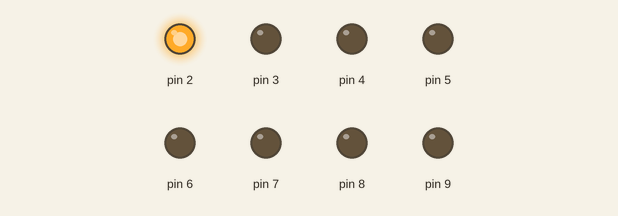
A sketch run on a simulated Arduino Uno, built with avr-gcc and run on an emulated ATmega328P. On the bench: output pins drawn as LEDs (lit = HIGH).

Above: at 0.15 s.
At 0.45 s:
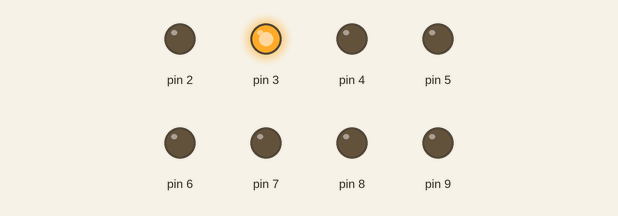
At 1.05 s:
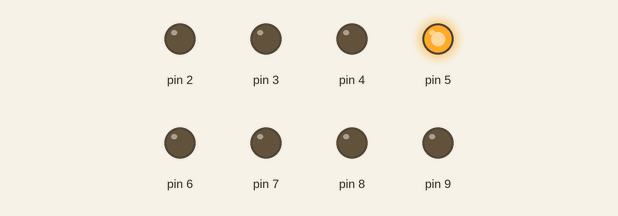
At 1.65 s:
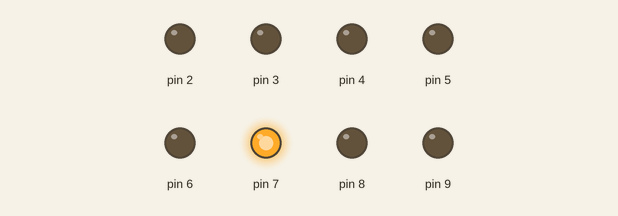
At 3.15 s:
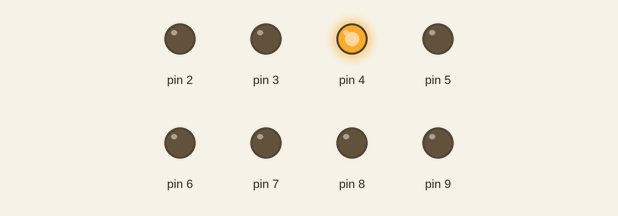
At 4.5 s:
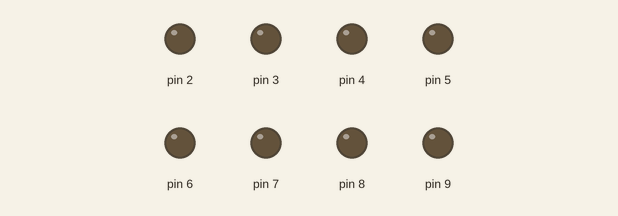
Timing chart, 0 to 5.5 s (numbered marks = the images above):
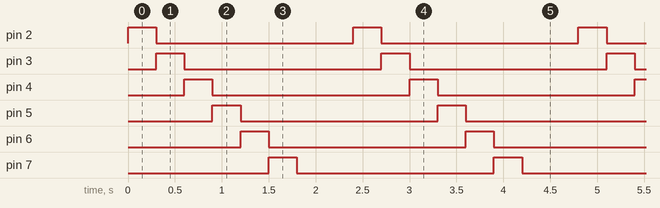

The sketch:

Ex_1.ino
```cpp
int B;
void setup() {
  DDRD = 0b11111100;
  DDRB = 0b00000011;
}

void loop() {
  int d = 0b00000100;
  for(int i=0;i<6;i++){
    PORTD = d<<i;
    delay(300);
  }
  PORTD = 0b00000000;
  int b = 0b00000001;
  for(int i=0;i<2;i++){
    PORTB = B<<i;
    delay(300);
  }
  PORTB = 0b00000000;
}
```

Measured:
- by itself, pin 2–7: alternates HIGH for 0.30 s and LOW for 2.1 s
- by itself, everything shown: repeats every 2.4 s, in 7 steps
